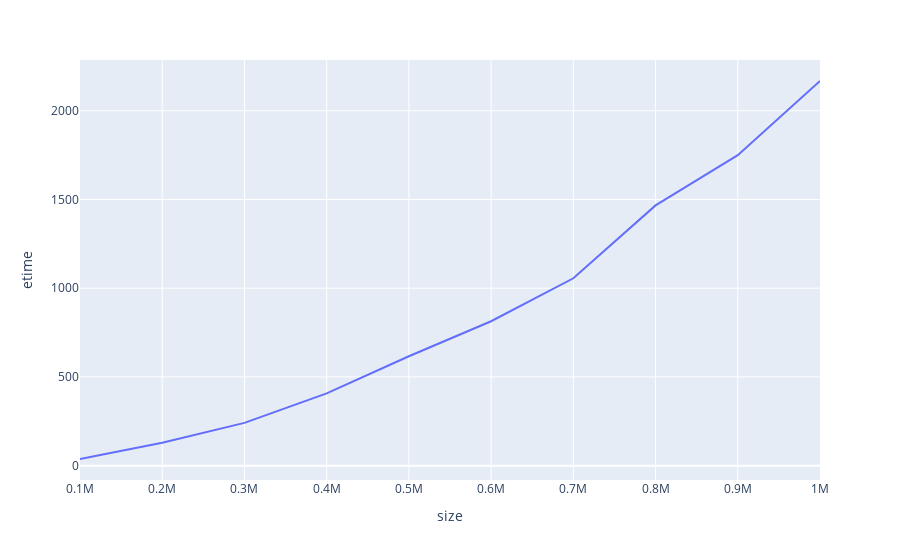

Notebook code cell kept with this figure:
### Markdown cell above
同様の方法で HE1, HE2, HN 手法を用いた分析に要した時間の折れ線グラフを順次描きます。

### Code cell
# HE1 手法の分析に要した時間の折れ線グラフ

he1 = pd.read_csv('data/he1/etime-size.data', sep=' ', names=['size', 'etime'])

px.line(he1, x='size', y='etime')

### Figure 1 — Plotly figure (JSON) as saved in the notebook; plotly's stock layout.template omitted (floating-point values rounded to 4 significant figures)
{"data": [{"hovertemplate": "size=%{x}<br>etime=%{y}<extra></extra>", "legendgroup": "", "line": {"color": "#636efa", "dash": "solid"}, "marker": {"symbol": "circle"}, "mode": "lines", "name": "", "orientation": "v", "showlegend": false, "type": "scatter", "x": [100000, 200000, 300000, 400000, 500000, 600000, 700000, 800000, 900000, 1000000], "xaxis": "x", "y": [37.51, 128.7, 241.1, 407.5, 616.4, 813.7, 1056.0, 1467.0, 1750.0, 2168.0], "yaxis": "y"}], "layout": {"legend": {"tracegroupgap": 0}, "margin": {"t": 60}, "xaxis": {"anchor": "y", "domain": [0, 1], "title": {"text": "size"}}, "yaxis": {"anchor": "x", "domain": [0, 1], "title": {"text": "etime"}}}}
